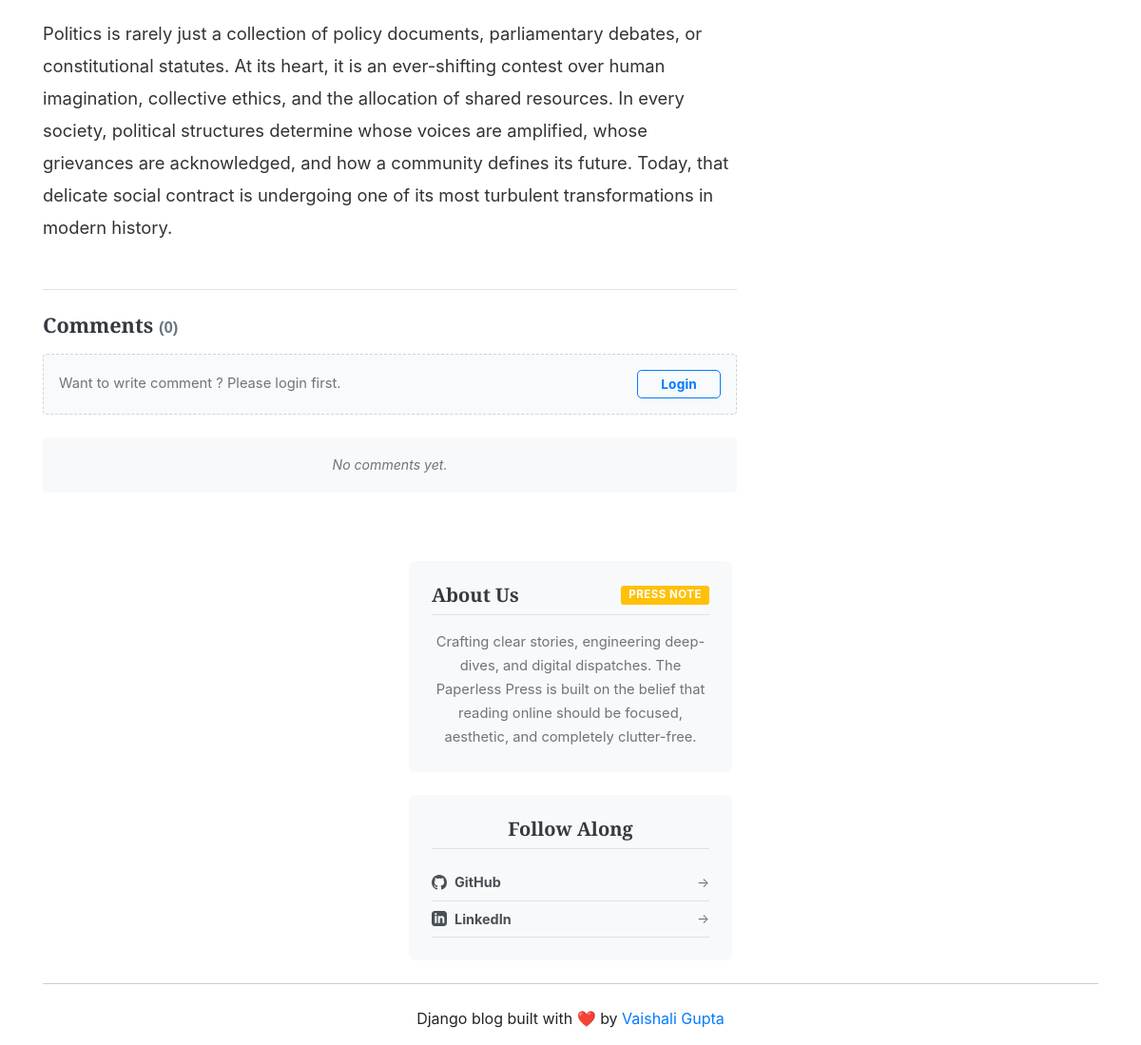
The page /blogs/politics/ (lower part) on the database as committed earlier.
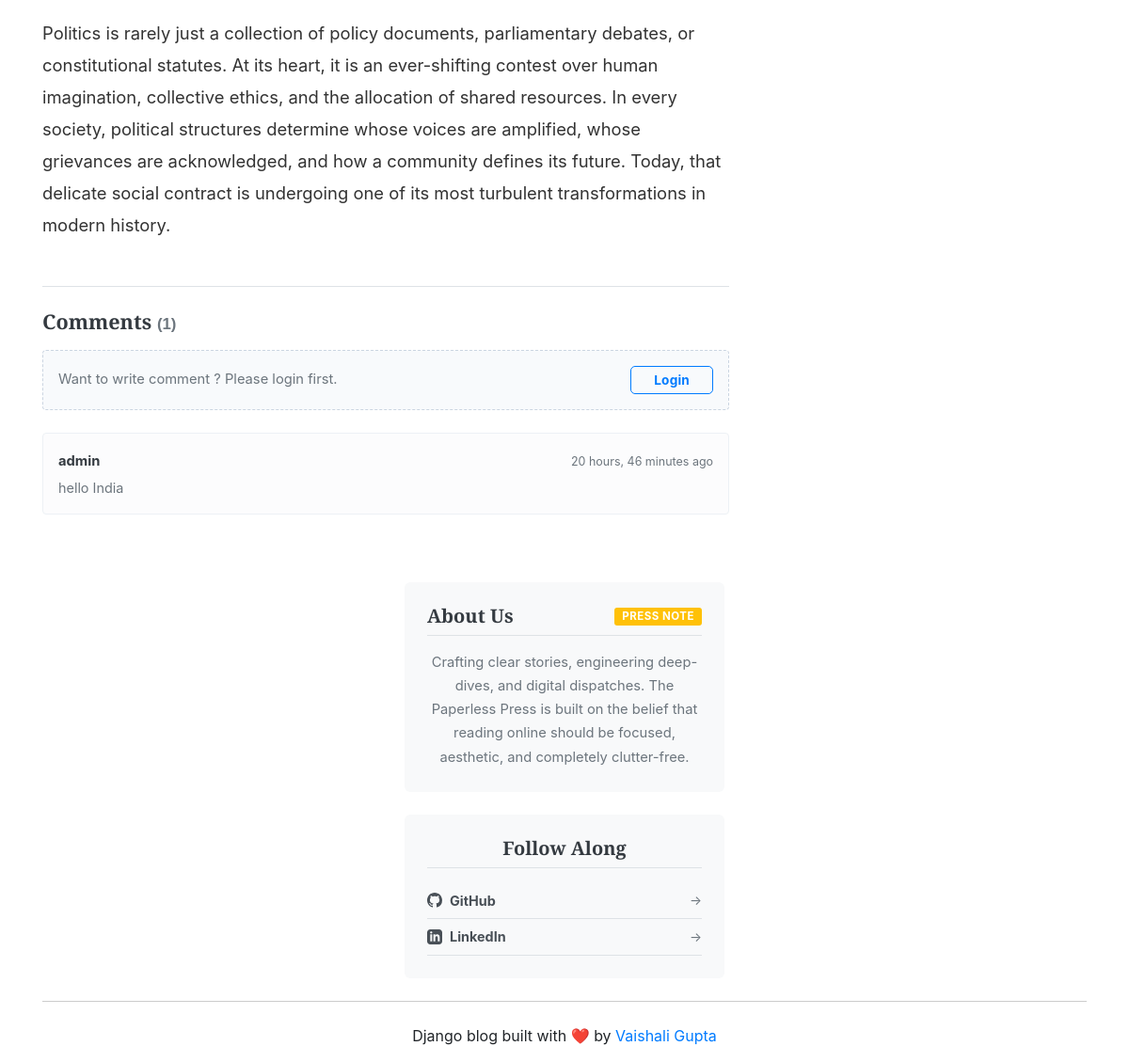
The same page on the database as committed later.
### blogs/models.py (models this page shows, shortened)
class SocialLink(models.Model):
    PLATFORM_CHOICES = (
        ('github', 'GitHub'),
        ('linkedin', 'LinkedIn'),
    )
    platform = models.CharField(max_length=20, choices=PLATFORM_CHOICES, unique=True)
    link = models.URLField(max_length=255)
    created_at = models.DateTimeField(auto_now_add=True)
    updated_at = models.DateTimeField(auto_now=True)

class Comment(models.Model):
    user=models.ForeignKey(User, on_delete=models.CASCADE)
    blog=models.ForeignKey(Blog, on_delete=models.CASCADE)
    comment=models.TextField(max_length=250)
    created_at=models.DateTimeField(auto_now_add=True)
    update_at=models.DateTimeField(auto_now=True)

### blogs/views.py (the view, shortened to what this page needs)
# urls.py: path('blogs/<slug:slug>/', BlogView.blogs, name='blogs'),  # blogs ye naam <a href={url 'blogs' post.slug}>
def blogs(request, slug):
    single_blog = get_object_or_404(Blog, slug=slug, status='Published')
    comments=Comment.objects.filter(blog=single_blog)
    comment_count = comments.count()
    context={
        'single_blog': single_blog,
        'comments': comments,
        'comment_count':comment_count
    }
    return render(request, 'blogs.html', context)

### blogs/context_processors.py (called while the page is built)
def get_categories(request):
    categories=Category.objects.all()
    return dict(categories=categories)

def get_social_links(request):
    social_links = SocialLink.objects.all()
    about = About.objects.first()  # first entry nikal lega
    return dict(social_links=social_links, about=about)

### blogs/models.py (called while the page is built)
    def __str__(self):
        return self.category_name

### templates/blogs.html (shortened to what this page needs)
{% extends 'base.html'%}
{% block content %}
<div class="row my-4">
  <div class="col-lg-8">
    <article>
      <section class="post-content mb-5" style="font-size: 1.15rem; line-height: 1.85; color: #333333;">
        <p>
          {{ single_blog.blog_body }}
        </p>
        <div class="mt-5 pt-4 border-top">
          <div class="d-flex align-items-center justify-content-between mb-3">
            <h5 class="font-weight-bold text-dark mb-0" style="font-family: 'Playfair Display', serif; font-size: 1.35rem;">
              Comments <span class="text-muted" style="font-size: 1.05rem; font-family: sans-serif;">({{ comment_count }})</span>
            </h5>
          </div>
          {% if user.is_authenticated %}
          <form action="" method="POST" class="mb-4">
            {% csrf_token %}
            <div class="form-group mb-2">
              <textarea
                name="comment"
                rows="2"
                placeholder="Write your comment here..."
                class="form-control shadow-none"
                required
                style="font-size: 0.9rem; border: 1px solid #dbe2e8; border-radius: 6px; padding: 10px 14px; resize: none; background-color: #fafbfc;"></textarea>
            </div>
            <button
              type="submit"
              class="btn btn-primary font-weight-bold py-1 px-4 shadow-sm"
              style="border-radius: 5px; font-size: 0.85rem; letter-spacing: 0.3px;">
              Submit
            </button>
          </form>
          {% else %}
            <div class="p-3 mb-4 rounded text-center d-flex flex-column flex-sm-row align-items-center justify-content-between"
                style="background-color: #f8fafc; border: 1px dashed #cbd5e1; gap: 12px;">
              <span class="text-secondary" style="font-size: 0.92rem;">
                Want to write comment ? Please login first.
              </span>
              <a href="{% url 'login' %}"
                class="btn btn-outline-primary btn-sm px-4 font-weight-bold"
                style="border-radius: 5px; font-size: 0.85rem; letter-spacing: 0.2px;">
                Login
              </a>
            </div>
          {% endif %}
          {% if comments %}
            <div class="comment-list">
              {% for comment in comments %}
                <div class="p-3 mb-2 rounded" style="background-color: #fcfcfd; border: 1px solid #edf1f5;">
                  <div class="d-flex align-items-center justify-content-between mb-1">
                    <span class="font-weight-bold text-dark" style="font-size: 0.92rem;">
                      {{ comment.user }}
                    </span>
                    <small class="text-muted" style="font-size: 0.78rem;">
                      {{ comment.created_at|timesince }} ago
                    </small>
                  </div>
                  <p class="mb-0 text-secondary" style="font-size: 0.9rem; line-height: 1.55;">
                    {{ comment.comment }}
                  </p>
                </div>
              {% endfor %}
            </div>
          {% else %}
            <div class="p-3 text-center rounded" style="background-color: #f8f9fa;">
              <p class="text-muted font-italic mb-0" style="font-size: 0.88rem;">
                No comments yet.
              </p>
            </div>
          {% endif %}
        </div>
      </section>
    </article>
  </div>
  <div class="col-lg-4">
  </div>
</div>
<center>
 <aside class="col-lg-4 blog-sidebar">
          {% include 'about_social_link.html' %}
  </aside>
</center>
{% endblock %}

### templates/about_social_link.html (shortened to what this page needs)
<div class="card mb-4 border-0 shadow-sm" style="background-color: #f8f9fa; border-radius: 6px;">
  <div class="card-body p-4">
    <div class="d-flex align-items-center justify-content-between mb-3 border-bottom pb-2">
      <h5 class="card-title font-weight-bold text-dark mb-0" style="font-family: 'Playfair Display', serif; font-size: 1.25rem;">
        {{ about.about_heading|default:"About" }}
      </h5>
      <span class="badge text-white font-weight-bold px-2 py-1" style="background-color: #ffc107; font-size: 0.72rem; border-radius: 3px; letter-spacing: 0.5px;">
        PRESS NOTE
      </span>
    </div>
    <p class="card-text text-secondary mb-0" style="font-size: 0.92rem; line-height: 1.7;">
      {{ about.about_description|linebreaksbr|default:"The Paperless Press is an independent digital publication sharing authentic narratives, technology architectures, and perspectives for modern thinkers." }}
    </p>
  </div>
</div>
<div class="card mb-4 border-0 shadow-sm" style="background-color: #f8f9fa; border-radius: 6px;">
  <div class="card-body p-4">
    <h5 class="card-title font-weight-bold text-dark border-bottom pb-2 mb-3" style="font-family: 'Playfair Display', serif; font-size: 1.25rem;">
      Follow Along
    </h5>
    <div class="list-unstyled mb-0">
      {% for item in social_links %}
        {% if item.platform == 'github' %}
          <a href="{{ item.link }}" target="_blank"
             class="d-flex align-items-center justify-content-between py-2 text-decoration-none border-bottom"
             style="color: #495057; font-size: 0.9rem; transition: color 0.2s;"
             onmouseover="this.style.color='#000';"
             onmouseout="this.style.color='#495057';">
            <span class="d-flex align-items-center font-weight-bold">
              GitHub
            </span>
            <span class="text-muted" style="font-size: 0.85rem;">&rarr;</span>
          </a>
        {% elif item.platform == 'linkedin' %}
          <a href="{{ item.link }}" target="_blank"
             class="d-flex align-items-center justify-content-between py-2 text-decoration-none border-bottom"
             style="color: #495057; font-size: 0.9rem; transition: color 0.2s;"
             onmouseover="this.style.color='#0077b5';"
             onmouseout="this.style.color='#495057';">
            <span class="d-flex align-items-center font-weight-bold">
              LinkedIn
            </span>
            <span class="text-muted" style="font-size: 0.85rem;">&rarr;</span>
          </a>
        {% endif %}
      {% empty %}
        <p class="text-muted small mb-0 font-italic">No links attached.</p>
      {% endfor %}
    </div>
  </div>
</div>

Rows that differ between the two databases and show on the page:
added Comment: user "admin", created_at "20 hours, 46 minutes", comment "hello India"
Other text that changed with them:
{{ comment_count }}: "0" → "1"
text no longer shown: "No comments yet."
